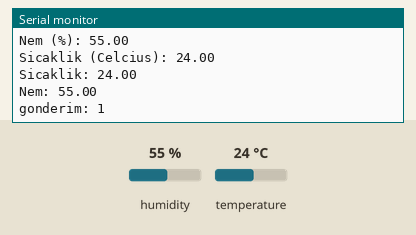
Bench run of a sketch on a simulated Arduino Uno, built with avr-gcc and run on an emulated ATmega328P. On the bench: the last lines printed to the serial monitor. The test bench sets the inputs (shaded band); at power-on: humidity 55 %, temperature 24 °C. No radio packets arrive unless stated.

Above: at 1.8 s.
1.9 s: humidity set to 22 %
At 3.0 s:
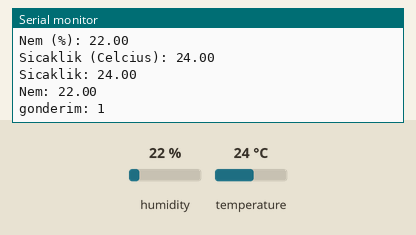
3.4 s: temperature set to 12 °C
At 4.7 s:
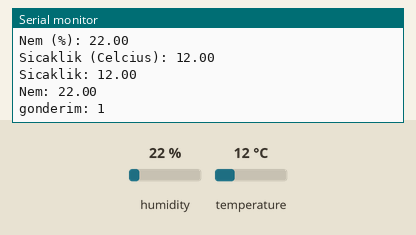
4.9 s: humidity set to 40 %
At 5.8 s:
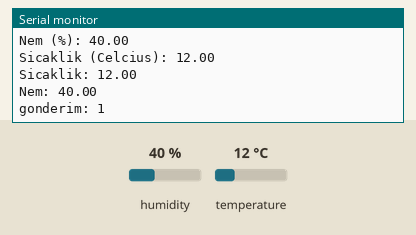
Timing chart, 0 to 7.9 s (numbered marks = the images above; inputs shaded):
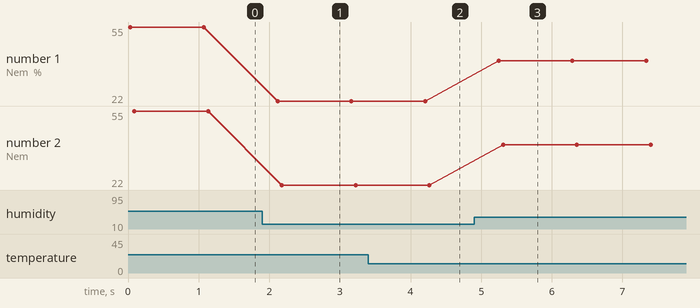

The sketch:

verici.ino
```cpp
#include  <SPI.h>
#include "nRF24L01.h"
#include "RF24.h"     //Modül ile ilgili kütüphaneleri ekliyoruz


#include <dht11.h> // dht11 kütüphanesini ekliyoruz.
#define DHT11PIN 4 // DHT11PIN olarak Dijital 2"yi belirliyoruz.

dht11 DHT11;


float deger[2];     //mesaj isminde bir dizi tanımlıyoruz
RF24 verici(9, 10);    //kütüphane tarafından kullanılacak pinleri tanımlıyoruz
const uint64_t pipe = 0xE8E8F0F0E1LL;
int buton = 7;      //butonun bağlı olduğu dijital pin


void setup(void)
{ Serial.begin(9600);
  verici.begin();       //nrf yi başlatıyoruz
  verici.openWritingPipe(pipe);  //kanal id sı tanımlanıyor
}


void loop(void)
/*{// Bir satır boşluk bırakıyoruz serial monitörde.
  Serial.println();
  // Sensörün okunup okunmadığını konrol ediyoruz.
  // chk 0 ise sorunsuz okunuyor demektir. Sorun yaşarsanız
  // chk değerini serial monitörde yazdırıp kontrol edebilirsiniz.
  int chk = DHT11.read(DHT11PIN);

  // Sensörden gelen verileri serial monitörde yazdırıyoruz.
  Serial.print("Nem (%): ");
  Serial.println((float)DHT11.humidity, 2);

  Serial.print("Sicaklik (Celcius): ");
  Serial.println((float)DHT11.temperature, 2);

  Serial.print("Sicaklik (Fahrenheit): ");
  Serial.println(DHT11.fahrenheit(), 2);

  Serial.print("Sicaklik (Kelvin): ");
  Serial.println(DHT11.kelvin(), 2);

  // Çiğ Oluşma Noktası, Dew Point
  Serial.print("Cig Olusma Noktasi: ");
  Serial.println(DHT11.dewPoint(), 2);

  // 2 saniye bekliyoruz. 2 saniyede bir veriler ekrana yazdırılacak.
  delay(2000);}

*/{
  float chk = DHT11.read(DHT11PIN);

  // Sensörden gelen verileri serial monitörde yazdırıyoruz.
  Serial.print("Nem (%): ");
  Serial.println((float)DHT11.humidity, 2);

  Serial.print("Sicaklik (Celcius): ");
  Serial.println((float)DHT11.temperature, 2);


  deger[0] = (float)DHT11.temperature,2;
  deger[1] = (float)DHT11.humidity;
  verici.write(deger,sizeof(deger));
  int a =verici.write(deger,sizeof(deger));
  Serial.print("Sicaklik: ");
  Serial.println(deger[0]);
  Serial.print("Nem: ");
  Serial.println(deger[1]);
  Serial.print("gonderim: ");
  Serial.println(a);
  delay(1000);
}
```

Measured:
- after the input at 1.9 s, the serial monitor: prints a new line after 0.22 s (image 1)
- after the input at 3.4 s, the serial monitor: prints a new line after 0.82 s (image 2)
- after the input at 4.9 s, the serial monitor: prints a new line after 0.35 s (image 3)
- plotted number 1: 55 → 22 after the input at 1.9 s, 22 → 40 after the input at 4.9 s
- plotted number 2: 55 → 22 after the input at 1.9 s, 22 → 40 after the input at 4.9 s
